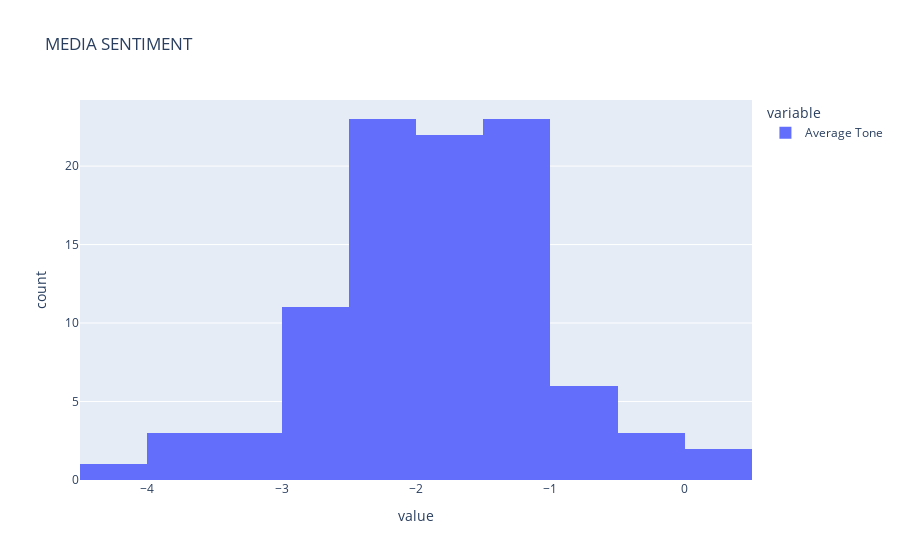

The notebook cell this image was saved under:
### Code cell
# histogram of tones
timeline_tone_hist = px.histogram(df_timeline_tone["Average Tone"], title= "MEDIA SENTIMENT")
timeline_tone_hist.show()

### Figure 1 — Plotly figure (JSON) as saved in the notebook; plotly's stock layout.template omitted (floating-point values rounded to 4 significant figures)
{"data": [{"alignmentgroup": "True", "bingroup": "x", "hovertemplate": "variable=Average Tone<br>value=%{x}<br>count=%{y}<extra></extra>", "legendgroup": "Average Tone", "marker": {"color": "#636efa", "pattern": {"shape": ""}}, "name": "Average Tone", "offsetgroup": "Average Tone", "orientation": "v", "showlegend": true, "type": "histogram", "x": [-3.279, -1.685, 0.3103, -0.898, -1.885, -1.09, -1.16, -0.3647, -2.116, -1.045, -1.964, -2.507, -2.411, -3.516, -1.549, -1.958, -2.885, -2.157, -1.023, -2.467, -2.024, -2.558, -1.337, -0.798, -1.774, -2.019, -1.446, -2.512, -1.288, -1.743, -1.24, -2.035, -2.072, -2.468, -2.182, -2.347, -2.382, -3.65, -3.121, -3.482, -1.605, -2.179, -2.208, -2.029, -2.564, -2.01, -1.091, -2.266, -1.497, -1.888, -1.908, -0.7264, -0.2958, -0.0653, -1.362, -0.5822, -1.376, -1.114, -1.351, -2.928, -1.977, -1.904, -1.835, -0.6945, -0.5579, -1.379, -1.086, -2.643, -1.991, -1.309, -1.444, -1.425, -2.442, -1.867, -1.149, -2.286, -2.554, -2.25, -1.954, -2.181, -2.757, -2.941, -1.401, -2.41, -4.161, -2.751, -1.922, -1.68, -1.655, -2.17, -3.768, -1.748, -1.801, -1.026, -1.201, -1.785, 0.3741], "xaxis": "x", "yaxis": "y"}], "layout": {"barmode": "relative", "legend": {"title": {"text": "variable"}, "tracegroupgap": 0}, "title": {"text": "MEDIA SENTIMENT"}, "xaxis": {"anchor": "y", "domain": [0, 1], "title": {"text": "value"}}, "yaxis": {"anchor": "x", "domain": [0, 1], "title": {"text": "count"}}}}
